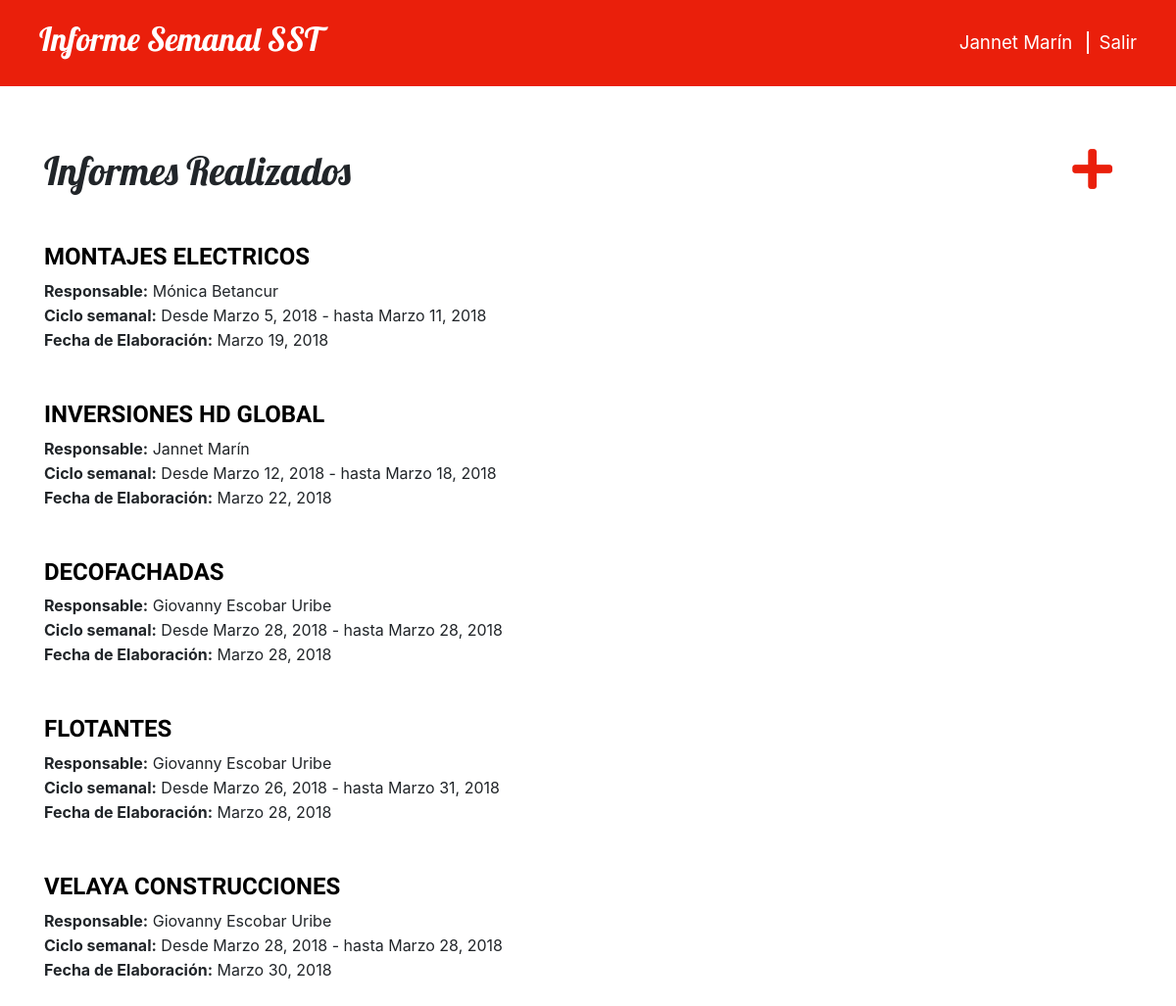
The app's page /informes/ (signed in) with its own data.
### semanal/models.py (models this page shows, shortened)
class Informe(models.Model):
    usuario           = models.ForeignKey('auth.User', on_delete=models.CASCADE)
    empresa           = models.CharField(max_length=30, choices=OPCIONES_EMPRESA)
    fecha_elaboracion = models.DateField(
        default=date.today,
        verbose_name="Fecha de Elaboración")
    desde = models.DateField(default=date.today)
    hasta = models.DateField(default=date.today)
    acc_laboral = models.CharField(
        max_length=30,
        choices=OPCIONES_ACCIDENTES,
        verbose_name="Accidentes Laborales")
    inc_laboral = models.CharField(
        max_length=30,
        choices=OPCIONES_INCIDENTES,
        verbose_name="Incidentes Laborales")
    licencias = models.CharField(max_length=30, choices=OPCIONES_LICENCIAS)
    memorandos = models.CharField(
        max_length=30,
        choices=OPCIONES_MEMORANDOS,
        verbose_name="Memorandos o Llamados de atención")
    suspensiones = models.CharField(max_length=30, choices=OPCIONES_SUSPENSIONES)
    pregunta = models.CharField(
        max_length=30,
        choices=OPCIONES_PREGUNTA,
        verbose_name="¿Hubo incapacidades?")
    """
    Se instalo plugin MultiSelectField para tener una lista opciones de checkbox
    Informacion en: https://pypi.python.org/pypi/django-multiselectfield
    """
    incapacidad = MultiSelectField(
        choices=OPCIONES_INCAPACIDAD,
        blank=True,
        verbose_name="Tipo de Incapacidad")
    can_incapacidades = models.CharField(
        max_length=30,
        choices=OPCIONES_CAN_INCAPACIDADES,
        blank=True,
        verbose_name="Cantidad de Incapacidades")
    tipo_accion_epp = models.CharField(
        max_length=30,
        choices=OPCIONES_ACCION,
        verbose_name="Tipo de Acción")
    fuente_hallazgo_epp = models.CharField(
        max_length=30,
        choices=OPCIONES_HALLAZGO,
        verbose_name="Fuente del Hallazgo")
    descripcion_hallazgo_epp = models.TextField(
        verbose_name="Descripción del Hallazgo")
    tipos_causas_epp = MultiSelectField(
        choices=OPCIONES_CAUSAS,
        blank=True,
        verbose_name="Tipo de Causas (Solo aplica para Acción Correctiva)")
    no_conformidad_epp = models.TextField(
        blank=True,
        verbose_name="Causas que determinaron la no conformidad (Solo \
        aplica para Acción Correctiva)")
    """
    Señale para cada causa enunciada anteriormente, el tipo al que...
    """
    causa_epp_1 = MultiSelectField(
        choices=OPCIONES_CAUSAS,
        blank=True,
        verbose_name="Causa 1")
    causa_epp_2 = MultiSelectField(
        choices=OPCIONES_CAUSAS,
        blank=True,
        verbose_name="Causa 2")
    causa_epp_3 = MultiSelectField(
        choices=OPCIONES_CAUSAS,
        blank=True,
        verbose_name="Causa 3")
    causa_epp_4 = MultiSelectField(
        choices=OPCIONES_CAUSAS,
        blank=True,
        verbose_name="Causa 4")
    causa_epp_5 = MultiSelectField(
        choices=OPCIONES_CAUSAS,
        blank=True,
        verbose_name="Causa 5")
    acciones_ejecutar_epp = models.TextField(
        verbose_name="Acciones a Ejecutar")
    """
    Responsable de la ejecucion
    """
    accion_epp_1 = MultiSelectField(
        choices=OPCIONES_RESPONSABLE,
        verbose_name="Acción 1")
    accion_epp_2 = MultiSelectField(
        choices=OPCIONES_RESPONSABLE,
        blank=True,
        verbose_name="Acción 2")
    accion_epp_3 = MultiSelectField(
        choices=OPCIONES_RESPONSABLE,
        blank=True,
        verbose_name="Acción 3")
    accion_epp_4 = MultiSelectField(
        choices=OPCIONES_RESPONSABLE,
        blank=True,
        verbose_name="Acción 4")
    accion_epp_5 = MultiSelectField(
        choices=OPCIONES_RESPONSABLE,
        blank=True,
        verbose_name="Acción 5")
    """
    Fechas límites de ejecución
    """
    fecha_ejecucion_epp_1 = models.DateField(
        verbose_name="Fecha límite de ejecución para la acción 1")
    fecha_ejecucion_epp_2 = models.DateField(
        blank=True,
        null=True,
        verbose_name="Fecha límite de ejecución para la acción 2")
    fecha_ejecucion_epp_3 = models.DateField(
        blank=True,
        null=True,
        verbose_name="Fecha límite de ejecución para la acción 3")
    fecha_ejecucion_epp_4 = models.DateField(
        blank=True,
        null=True,
        verbose_name="Fecha límite de ejecución para la acción 4")
    fecha_ejecucion_epp_5 = models.DateField(
        blank=True,
        null=True,
        verbose_name="Fecha límite de ejecución para la acción 5")
    evidencia_epp = models.FileField(
        upload_to='semanal/archivos/epp',
        verbose_name="Evidencia Fotográfica de la Inspección EPP")
    """
    Guardar el informe
    """
    """
    Cadena para representar el objeto Informe(clase) en el admin de django.
    """

### semanal/views.py (the view)
# urls.py: url(r'informes/$', views.lista_informes, name='informes'),
def lista_informes(request):
    if request.user.is_authenticated:
        if request.user.is_staff:
            informes = Informe.objects.order_by('fecha_elaboracion')
            return render(request, 'semanal/informes.html', {'informes': informes})
        else:
            informes = Informe.objects.filter(usuario=request.user).order_by('fecha_elaboracion')
            return render(request, 'semanal/informes.html', {'informes': informes})
    else:
        return render(request, 'semanal/login_error.html')

### semanal/templates/semanal/informes.html
{% extends 'semanal/base.html' %}
{% block content %}
  <div>
    <a class="icono" href="{% url 'nuevo_informe' %}" title="Nuevo Informe">
      <span class="fas fa-plus"></span>
    </a>
  </div>
  <h1 class="informe">Informes Realizados</h1>
  {% for informe in informes %}
    <div class="informe">
      <h1>
        <a href="{% url 'detalle_informe' pk=informe.pk %}">{{ informe.empresa }}</a>
      </h1>
      <p>
        <strong>Responsable:</strong>
        {{ informe.usuario.first_name }} {{ informe.usuario.last_name }}
      </p>
      <div class="lineaTexto">
        <p><strong>Ciclo semanal:</strong> Desde {{ informe.desde }} - hasta {{ informe.hasta }}</p>
        <p><strong>Fecha de Elaboración:</strong> {{ informe.fecha_elaboracion }}</p>
      </div>
    </div>
  {% endfor %}
{% endblock %}

### semanal/templates/semanal/base.html (shortened to what this page needs)
{% load staticfiles %}
<html lang="es">
  <head>
    <link rel="stylesheet" href="//maxcdn.bootstrapcdn.com/bootstrap/4.0.0/css/bootstrap.min.css">
    <link rel="stylesheet" href="//maxcdn.bootstrapcdn.com/bootstrap/4.0.0/css/bootstrap-theme.min.css">
    <link rel="stylesheet" href="{% static 'css/estilos.css' %}">
    <link rel="stylesheet" href="https://use.fontawesome.com/releases/v5.0.8/css/solid.css">
    <link rel="stylesheet" href="https://use.fontawesome.com/releases/v5.0.8/css/fontawesome.css">
  </head>
  <body>
    <div class="page-header fixed-top">
      {% if request.user.is_authenticated %}
        <p class="top-menu">
          {{ user.first_name }}
          {{ user.last_name }}
          <a href="{% url 'logout' %}">Salir</a>
        </p>
        <h1><a href="/informes">Informe Semanal SST</a></h1>
      {% else %}
        <h1><a href="/">Informe Semanal SST</a></h1>
      {% endif %}
    </div>
    <div class="content container">
      {% block content %}
      {% endblock %}
    </div>
  </body>
</html>

### semanal/static/css/estilos.css (style rules this page uses)
.page-header { background-color: #ea1f0b; margin-top: 0; padding: 20px 20px 20px 40px; }
.page-header h1, .page-header h1 a, .page-header h1 a:visited, .page-header h1 a:active { color: #ffffff; font-size: 25pt; text-decoration: none; }
.content { margin-top: 150px; }
h1, h2, h3, h4 { font-family: 'Lobster', cursive; }
.top-menu, .top-menu:visited { color: #ffffff; float: right; font-size: 14pt; margin: 10px 20px 0 0; }
.top-menu a { color: #ffffff; margin-left: 10px; border-left: 2px solid #fff; padding-left: 10px; }
.icono, .icono:visited { color: #ea1f0b; float: right; font-size: 35pt; margin-right: 20px; }
.informe { margin-bottom: 50px; }
.informe h1 a, .informe h1 a:visited { color: #000000; font-family: 'Dosis', sans-serif; font-weight: 600; font-size: 1.5rem; }
.lineaTexto p { margin-top: -15px; }

### records on screen
Informe: empresa "MONTAJES ELECTRICOS", usuario.first_name "Mónica", usuario.last_name "Betancur", desde "Marzo 5, 2018", hasta "Marzo 11, 2018", fecha_elaboracion "Marzo 19, 2018"
Informe: empresa "INVERSIONES HD GLOBAL", usuario.first_name "Jannet", usuario.last_name "Marín", desde "Marzo 12, 2018", hasta "Marzo 18, 2018", fecha_elaboracion "Marzo 22, 2018"
Informe: empresa "DECOFACHADAS", usuario.first_name "Giovanny", usuario.last_name "Escobar Uribe", desde "Marzo 28, 2018", hasta "Marzo 28, 2018", fecha_elaboracion "Marzo 28, 2018"
Informe: empresa "FLOTANTES", usuario.first_name "Giovanny", usuario.last_name "Escobar Uribe", desde "Marzo 26, 2018", hasta "Marzo 31, 2018", fecha_elaboracion "Marzo 28, 2018"
Informe: empresa "VELAYA CONSTRUCCIONES", usuario.first_name "Giovanny", usuario.last_name "Escobar Uribe", desde "Marzo 28, 2018", hasta "Marzo 28, 2018", fecha_elaboracion "Marzo 30, 2018"

### other values on screen
{{ user.first_name }} "Jannet"
{{ user.last_name }} "Marín"
